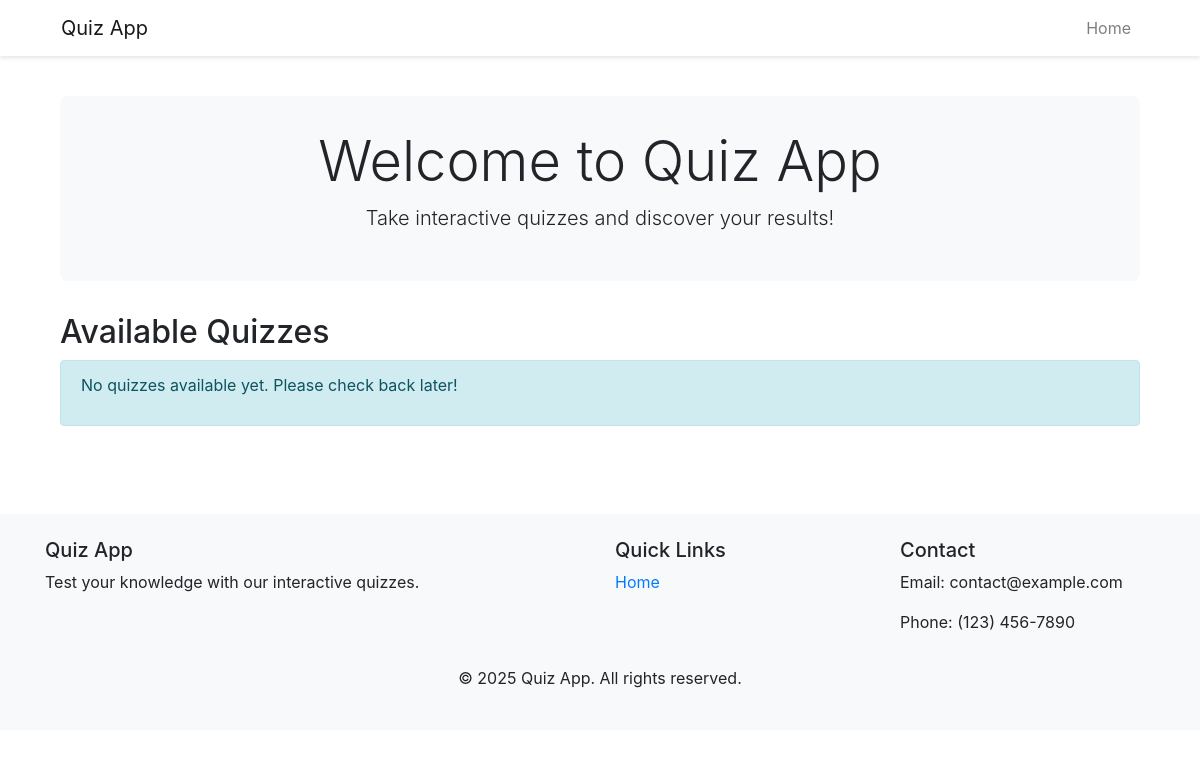
The app's page /, older data.
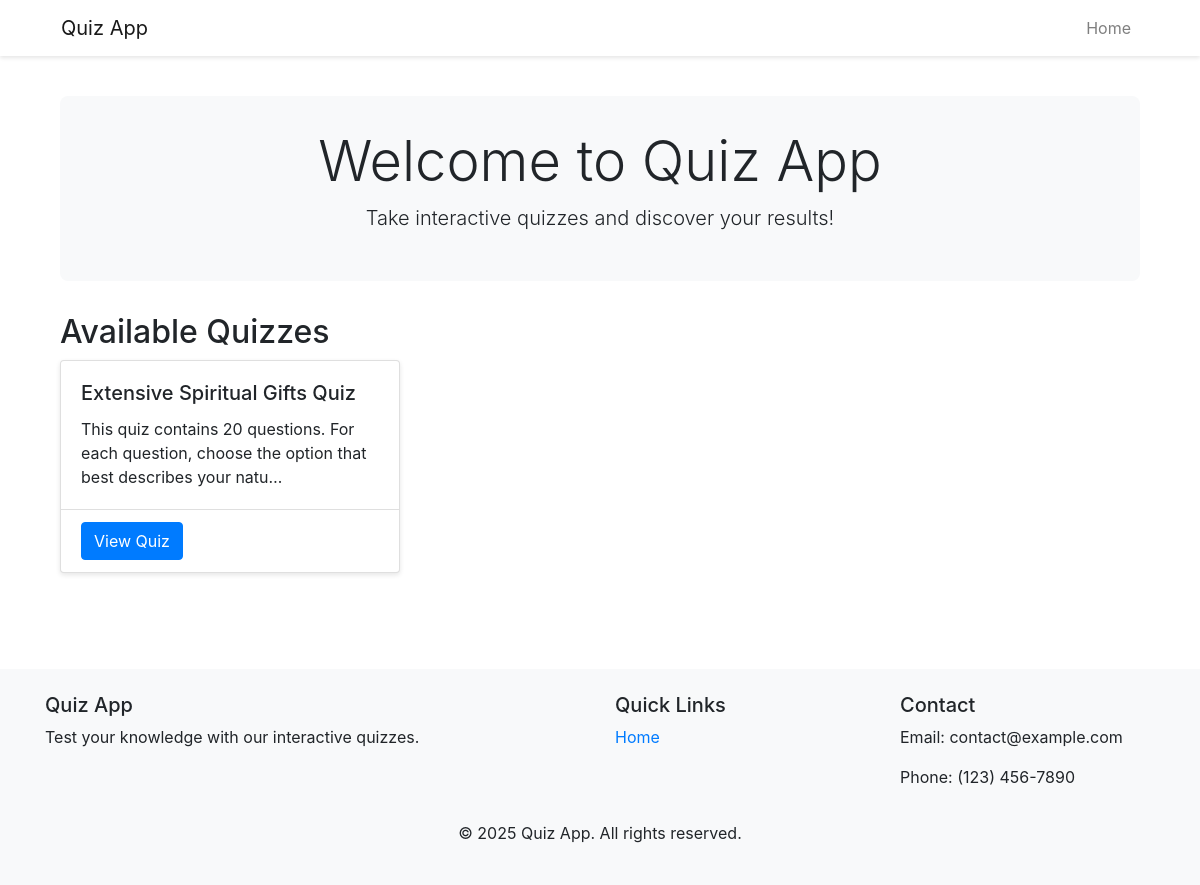
The same page, newer data.
### app/models.py (models this page shows, shortened)
class Quiz(models.Model):
    title = models.CharField(max_length=255)
    description = models.TextField(blank=True, null=True)
    created_at = models.DateTimeField(auto_now_add=True)
    class Meta:
        verbose_name_plural = "Quizzes"

### app/views.py (the view)
# urls.py: path('', home, name='home'),
def home(request):
    quizzes = Quiz.objects.all()
    return render(request, 'home.html', {'quizzes': quizzes})

### templates/home.html (shortened to what this page needs)
{% extends 'base.html' %}
{% block content %}
<div class="container">
    <div class="jumbotron text-center">
        <h1 class="display-4">Welcome to Quiz App</h1>
        <p class="lead">Take interactive quizzes and discover your results!</p>
    </div>
    <div class="row mt-4">
        <div class="col-md-12">
            <h2>Available Quizzes</h2>
            {% if quizzes %}
                <div class="row">
                    {% for quiz in quizzes %}
                        <div class="col-md-4 mb-4">
                            <div class="card h-100">
                                <div class="card-body">
                                    <h5 class="card-title">{{ quiz.title }}</h5>
                                    <p class="card-text">{{ quiz.description|truncatechars:100 }}</p>
                                </div>
                                <div class="card-footer bg-transparent">
                                    <a href="{% url 'quiz-detail' quiz.id %}" class="btn btn-primary">View Quiz</a>
                                </div>
                            </div>
                        </div>
                    {% endfor %}
                </div>
            {% else %}
                <div class="alert alert-info">
                    <p>No quizzes available yet. Please check back later!</p>
                </div>
            {% endif %}
        </div>
    </div>
</div>
{% endblock content %}

Row changes from the older to the newer data that the page shows:
added Quiz: title "Extensive Spiritual Gifts Quiz", description "This quiz contains 20 questions. For each question, choose the option that best describes your natu…"
Text that changed along with them:
text no longer shown: "No quizzes available yet. Please check back later!"
